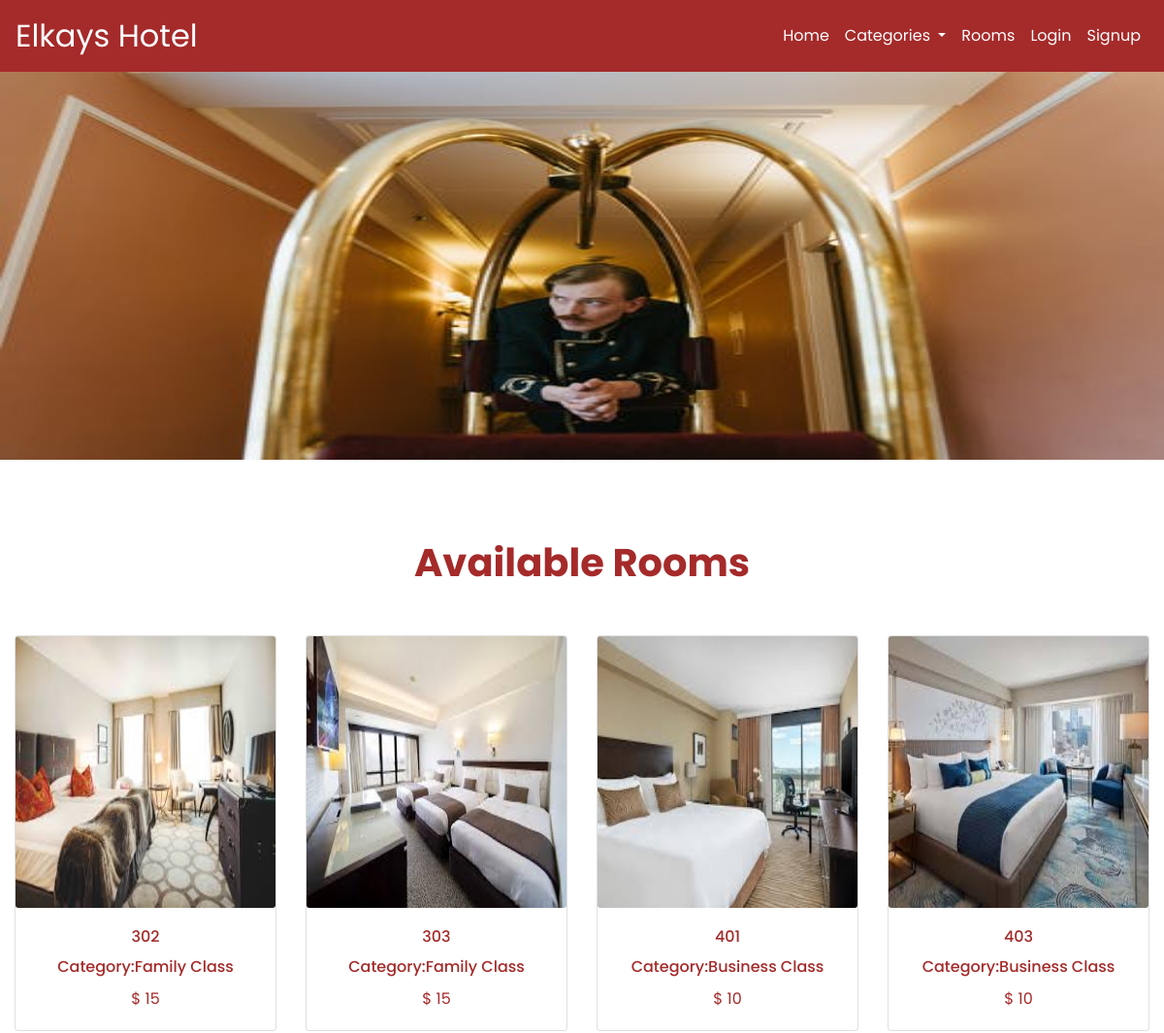
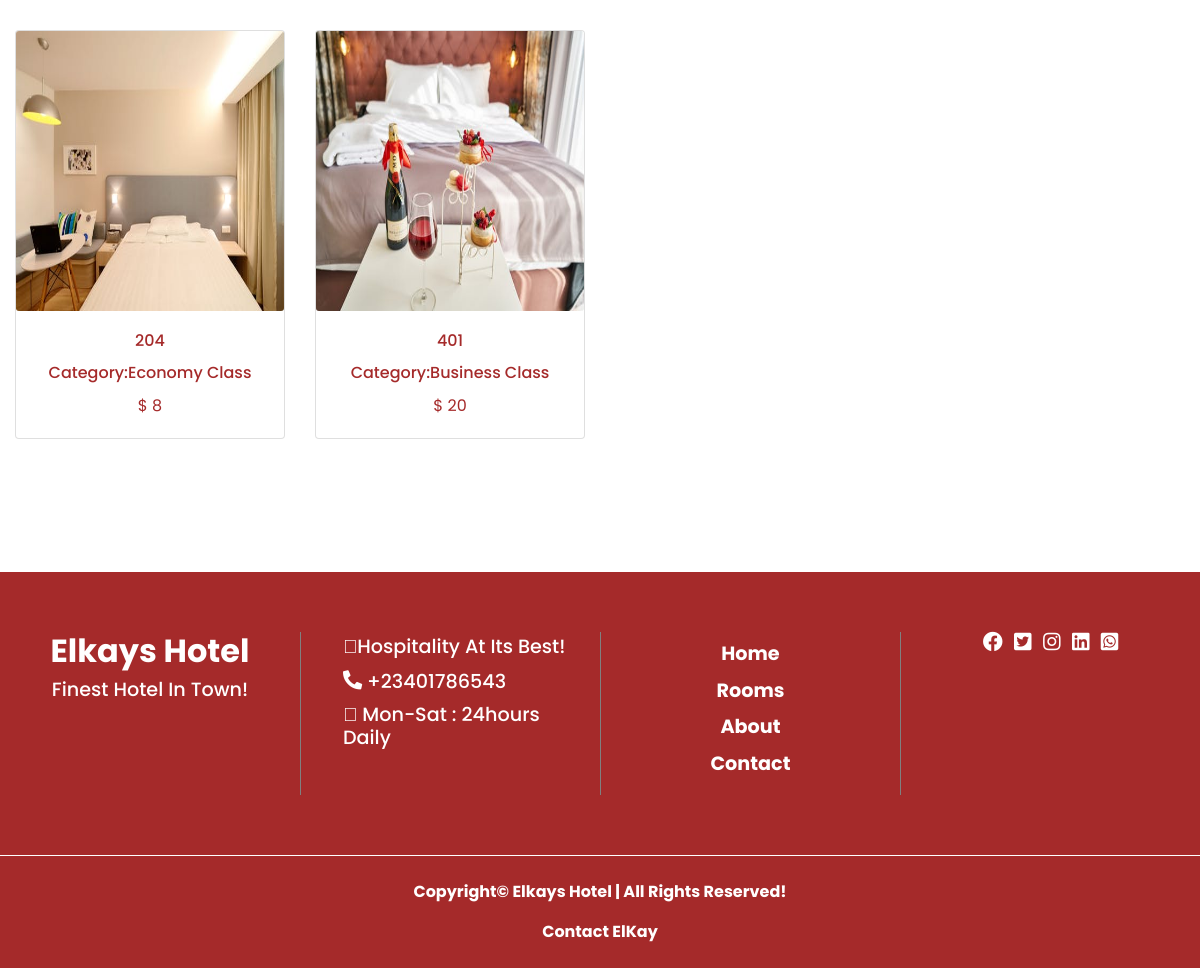
/rooms/, run on the app's committed database (2 pictures, top to bottom).
### hotel/models.py (models this page shows, shortened)
class Room(models.Model):
    ROOM_CATEGORIES=(
        ('ECO', 'ECONOMY'),
        ('FAM', 'FAMILY'),
        ('BUS', 'BUSINESS'),
    )
    category = models.ForeignKey(Category, on_delete=models.CASCADE)
    name = models.CharField(max_length=50)
    number = models.IntegerField()
    image = models.ImageField(upload_to='products', default='pix.jpg')
    beds = models.IntegerField()
    capacity = models.IntegerField()
    price = models.IntegerField()
    description = models.TextField()
    available = models.BooleanField(default=True)
    eco = models.BooleanField(default=False)
    fam = models.BooleanField(default=False)
    biz = models.BooleanField(default=False)
    min_order = models.IntegerField(default=1)
    max_order = models.IntegerField(default=3)

class Category(models.Model):
    title = models.CharField(max_length=50)
    image = models.ImageField(upload_to='rooms', default='pix.jpg')
    def __str__(self):
        return self.title
    class Meta:
            db_table = 'category'
            managed = True
            verbose_name = 'Category'
            verbose_name_plural = 'Categories'

### hotel/views.py (the view)
# urls.py: path('rooms/',views.rooms, name='rooms'),
def rooms(request):
    room = Room.objects.all().filter(available=True)
    return render(request, 'rooms.html', {'room':room})

### hotel/context_processor.py (called while the page is built)
def booking_viewread(request):
    booking_view=Booking.objects.filter(user__username=request.user.username, paid_order=False)
    booking_viewreader=0
    for item in booking_view:
        booking_viewreader += item.days
    context={
        'booking_viewreader':booking_viewreader
    }
    return context

def dropdown(request):
    categories = Category.objects.all()
    context = {
        'categories':categories
    }
    return context

### hotel/templates/rooms.html (shortened to what this page needs)
{% extends "base.html" %}
{% block content %}
<div class="pbanner"></div>
  <div class="container-fluid my-3 prod">
    <h1 class="">Available Rooms</h1>
      <div class="row">
        {% if room %}
          {% for item in room %}
            <div class="col-md-3">
              <a href="{% url 'details' item.id %" class="card-link">
                  <div class="card my-3">
                    <a href="{% url 'details' item.id %}">
                      <img height="200" src="{{item.image.url}}" alt="image-fluid" class="card-img" >
                    </a>
                      <div class="card-body">
                          <a href="{% url 'details' item.id %}"><h5 class="card-title">{{item.number}}</h5>
                              <h5 class="card-title">Category:{{item.category}} </h5>
                              <p class="card-text">$ {{item.price}}</p>
                          </a>
                      </div>
                  </div>
              </a>
            </div>
          {% endfor %}
        {% endif %}
      </div>
  </div>
{% endblock content %}
{% block footer %}{% include "footer.html" %}{% endblock footer %}

### hotel/templates/base.html (shortened to what this page needs)
<!doctype html>
{% load static %}
<html lang="en">
  <head>
    <link rel="stylesheet" href="https://pro.fontawesome.com/releases/v5.10.0/css/all.css"/>
    <link rel="stylesheet" href="https://cdn.jsdelivr.net/npm/bootstrap@4.4.1/dist/css/bootstrap.min.css">
    <link rel="stylesheet" href="{% static 'css/hotel.css' %}">
  </head>
  <body>
    <nav class="navbar navbar-expand-lg navbar-light">
        <a class="navbar-brand" href="{% url 'index' %}">Elkays Hotel</a>
        <div class="collapse navbar-collapse" id="navbarSupportedContent">
          <ul class="navbar-nav ml-auto">
            <li class="nav-item active">
              <a class="nav-link" href="{% url 'index' %}">Home <span class="sr-only">(current)</span></a>
            </li>
            <li class="nav-item dropdown">
              <a class="nav-link dropdown-toggle" href="#" id="navbarDropdown" role="button" data-toggle="dropdown" aria-haspopup="true" aria-expanded="false">
                Categories
              </a>
            </li>
            <li class="nav-item">
                <a class="nav-link" href="{% url 'rooms' %}">Rooms</a>
            </li>
            {% if user.is_authenticated %}
                <li class="nav-item">
                  <a class="nav-link" href="{% url 'password' %}">
                    Welcome,
                  {% if user %}
                      {{request.user.username|title}}
                  {% endif %}
                  </a>
                </li>
                <li class="nav-item">
                    <a class="nav-link" href="{% url 'booking_view' %}">
                    <span class="badge badge-danger">
                        <svg xmlns="http://www.w3.org/2000/svg" width="16" height="16" fill="currentColor" class="bi bi-house" viewBox="0 0 16 16">
                        <path fill-rule="evenodd" d="M2 13.5V7h1v6.5a.5.5 0 0 0 .5.5h9a.5.5 0 0 0 .5-.5V7h1v6.5a1.5 1.5 0 0 1-1.5 1.5h-9A1.5 1.5 0 0 1 2 13.5zm11-11V6l-2-2V2.5a.5.5 0 0 1 .5-.5h1a.5.5 0 0 1 .5.5z"/>
                        <path fill-rule="evenodd" d="M7.293 1.5a1 1 0 0 1 1.414 0l6.647 6.646a.5.5 0 0 1-.708.708L8 2.207 1.354 8.854a.5.5 0 1 1-.708-.708L7.293 1.5z"/>
                        </svg>
                        {% if booking_viewreader > 0  %}
                            <span class="badge badge-warning">{{booking_viewreader}}</span>
                        {% else %}
                            <span class="badge badge-warning">0</span>
                        {% endif %}
                    </span>
                    </a>
                </li>
                <div class="dropdown-divider"></div>
                <li class="nav-item">
                    <a class="nav-link" href="{% url 'logoutfunc' %}">Logout</a>
                </li>
            {% else %}
                <li class="nav-item">
                    <a class="nav-link" href="{% url 'loginform' %}">Login</a>
                </li>
                <li class="nav-item">
                    <a class="nav-link" href="{% url 'signupform' %}">Signup</a>
                </li>
            {% endif %}
            </ul>
        </div>
      </nav>
      {% block content %}
      {% endblock content %}
      {% block footer %}
      {% endblock footer %}
  </body>
</html>

### hotel/templates/footer.html
      <div class="containe footer">
        <div class="container-fluid">
            <div class="row">
              <div class="col-12 col-sm-6 col-md-4 col-lg-3 side">
                <h1>Elkays Hotel </h1>
                <h5>Finest Hotel in Town!</h5>
              </div>
              <div class="col-12 col-sm-6 col-md-4 col-lg-3 side sides">
                <h6><a href=""><i class="fad fa-user-alt"></i></a>Hospitality at its best!</h6>
                <h6><a href=""><i class="fas fa-phone-alt"></i></a> +23401786543</h6>
                <h6><a href=""><i class="fal fa-clock"></i></a> Mon-Sat : 24hours daily</h6>
              </div>
              <div class="col-12 col-sm-6 col-md-4 col-lg-3 side sides">
                  <ul class="list-unstyled anchor">
                    <li class="mt-2 mb-2"><a class="text-white" href="{% url 'index' %}">Home</a></li>
                    <li class="mt-2 mb-2"><a class="text-white" href="{% url 'rooms' %}">Rooms</a></li>
                    <li class="mt-2 mb-2"><a class="text-white" href="">About</a></li>
                    <li class="mt-2 mb-2"><a class="text-white" href="">Contact</a></li>
                </ul>
              </div>
              <div class="col-12 col-sm-6 col-md-4 col-lg-3 side sides">
                <ul class="list-inline">
                  <li class="list-inline-item"><a href=""><i class="fab fa-facebook"></i></a></li>
                  <li class="list-inline-item"><a href=""><i class="fab fa-twitter-square"></i></a></li>
                  <li class="list-inline-item"><a href=""><i class="fab fa-instagram"></i></a></li>
                  <li class="list-inline-item"><a href=""><i class="fab fa-linkedin"></i></a></li>
                  <li class="list-inline-item"><a href=""><i class="fab fa-whatsapp-square"></i></a></li>
              </ul>
              </div>
            </div>
          </div>
          <div class="copyright mt-5 pt-4 pb-2">
            <p> Copyright&copy; Elkays Hotel | All rights reserved! </p>
            <p ><a class="text-white" href="https://wa.me/2347087242869">Contact elKay</a></p>
          </div>
        </div>

### hotel/static/css/hotel.css (style rules this page uses)
* { margin: 0; padding: 0; box-sizing: border-box; font-family: 'Poppins', sans-serif; text-transform: capitalize; text-decoration: none; }
html { scroll-behavior: smooth; }
.navbar { background: brown; }
.navbar .navbar-brand { color: white; font-size: 2em; }
#navbarSupportedContent a { color: white; font-size: 1em; }
.pbanner { background: url(../imgg/lobby2.jpeg); height: 50vh; background-position: center; background-repeat: no-repeat; background-size: 100% 100%; width: 100%; color: white; }
.prod .row { margin-bottom: 10% !important; }
.prod h1 { margin-top: 7%; margin-bottom: 3%; font-size: 2.5em; font-weight: 700; color: brown; text-transform: capitalize; text-align: center; }
.prod a, .prod h5, .prod p { color: brown; font-size: 1em; text-decoration: none; text-align: center; text-transform: capitalize; }
.prod img { height: 35vh; }
.footer .list-inline li a { color: white; transition: transform .5s; }
.footer { text-align: center; font-weight: bold; background: brown; }
.footer h1 { color: white; font-size: 2em; font-weight: bold; }
.footer h5 { color: white; font-size: 1.2em; }
.footer h6 { color: white; font-size: 1.2em; text-align: left; margin-left: 10%; }
.footer h6 a { color: white; transition: 2s; }
.footer h6 i { font-size: 1em; margin-top: 2%; }
.footer .side { margin: 5% 0 1%; }
.footer .sides { border-left: 1px solid grey; }
.footer .anchor li a { color: white; font-size: 1.2em; }
.footer .fab { font-size: 20px; }
.footer .copyright { border-top: .5px solid white; color: white; text-align: center; display: grid; justify-items: center; align-items: center; }
.footer .copyright p a { color: white; text-align: center; }

### data on the page
Room: image (picture), number "302", category "Family Class", price "15"
Room: image (picture), number "303", category "Family Class", price "15"
Room: image (picture), number "401", category "Business Class", price "10"
Room: image (picture), number "403", category "Business Class", price "10"
Room: image (picture), number "204", category "Economy Class", price "8"
Room: image (picture), number "401", category "Business Class", price "20"
